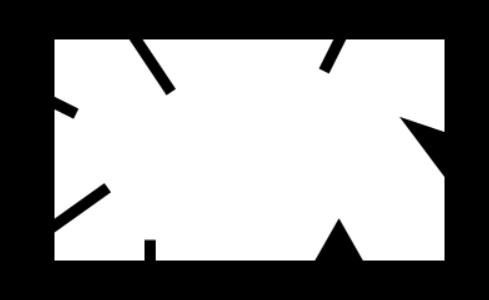
#> input picture images/bbox.jpg, 489 x 300 px
$ python ContourAppli_3.py   (older library calls are emulated)
#> lines starting #> are read from the running program, lines starting #| are printed output that depends on the picture; after the words box and inside, x2 and y2 are one past the last pixel; in counts of white or black regions, pixels touching at a corner belong together
import numpy as np
import cv2

#Contour Approxmation

def contour():
    img = cv2.imread('images/bbox.jpg')
#> img is the input picture: shape (300, 489, 3); min 0, max 255, mean 142.2
    imgray = cv2.cvtColor(img, cv2.COLOR_BGR2GRAY)

    ret, thr = cv2.threshold(imgray, 127, 255, 0)
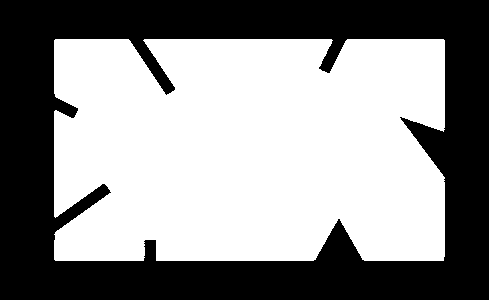
#> thr: shape (300, 489); 56.1% white; 1 black region
    _, contours, _ = cv2.findContours(thr, cv2.RETR_TREE, cv2.CHAIN_APPROX_SIMPLE)
#> contours = 1 contour; box (x1, y1, x2, y2) and area: (54, 39, 445, 261) 81494

    cnt = contours[0]
#> cnt = contour of 443 points, box (x1, y1, x2, y2) (54, 39, 445, 261), area 81494
    cv2.drawContours(img, [cnt], 0, (255, 255, 0), 1)
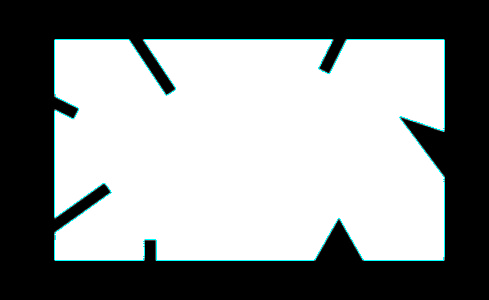
#> img: shape (300, 489, 3); 1.12% of pixels changed, all inside (x1, y1, x2, y2) = (54, 39, 445, 261)

    epsilon1 = 0.01*cv2.arcLength(cnt, True)
#> epsilon1 = 17.92
    #둘레 길이의 1%를 할당
    epsilon2 = 0.1*cv2.arcLength(cnt, True)
#> epsilon2 = 179.2
    #둘레 길이의 10%를 할당
    #epsilon값이 작으면 오리지널 contour와 비슷한 결과가 도출
    #값이 크면 오리지널 contour와 차이가 있는 결과가 나오게 된다.

    approx1 = cv2.approxPolyDP(cnt, epsilon1, True)
#> approx1 = contour of 23 points, box (x1, y1, x2, y2) (54, 39, 445, 261), area 80924
    approx2 = cv2.approxPolyDP(cnt, epsilon2, True)
#> approx2 = [[54, 40], [55, 260], [443, 260], [443, 39]]
    #cnt : Numpy Array 형식의 곡선 또는 다각형
    #epsilon : 근사 정확도를 위한 값, 이 값은 오리지널 커브와 근사 커브간 거리의 최대값으로 사용
    #True : 세 번째 인자가 True이면 폐곡선, False이면 양끝이 열려있는 곡선임을 의미

    img1 = cv2.drawContours(img, [approx1], 0, (0, 255, 0), 3)
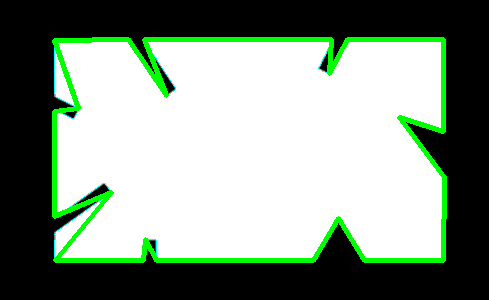
#> img1: shape (300, 489, 3); mean B, G, R 134.8, 148.9, 134.3
    img2 = cv2.drawContours(img, [approx2], 0, (0, 255, 0), 3)

    cv2.imshow('contour', img)
    cv2.imshow('Approx1', img1)
    cv2.imshow('Approx2', img2)

    cv2.waitKey(0)
    cv2.destroyAllWindows()

contour()
